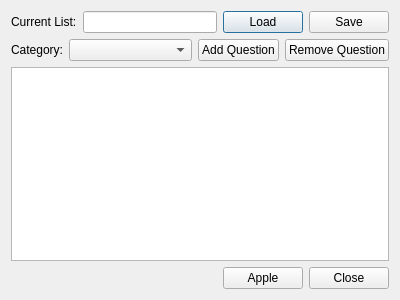
<?xml version="1.0" encoding="UTF-8"?>
<ui version="4.0">
 <class>ChallengeQuestionManagerDialog</class>
 <widget class="QDialog" name="ChallengeQuestionManagerDialog">
  <property name="geometry">
   <rect>
    <x>0</x>
    <y>0</y>
    <width>400</width>
    <height>300</height>
   </rect>
  </property>
  <property name="sizePolicy">
   <sizepolicy hsizetype="Expanding" vsizetype="Expanding">
    <horstretch>0</horstretch>
    <verstretch>0</verstretch>
   </sizepolicy>
  </property>
  <property name="windowTitle">
   <string>Dialog</string>
  </property>
  <layout class="QGridLayout" name="gridLayout">
   <item row="0" column="0">
    <layout class="QHBoxLayout" name="horizontalLayout">
     <item>
      <widget class="QLabel" name="label_2">
       <property name="text">
        <string>Current List:</string>
       </property>
      </widget>
     </item>
     <item>
      <widget class="QLineEdit" name="lineEditQuestionList"/>
     </item>
     <item>
      <widget class="QPushButton" name="buttonLoad">
       <property name="sizePolicy">
        <sizepolicy hsizetype="Minimum" vsizetype="Fixed">
         <horstretch>0</horstretch>
         <verstretch>0</verstretch>
        </sizepolicy>
       </property>
       <property name="text">
        <string>Load</string>
       </property>
      </widget>
     </item>
     <item>
      <widget class="QPushButton" name="buttonSave">
       <property name="sizePolicy">
        <sizepolicy hsizetype="Minimum" vsizetype="Fixed">
         <horstretch>0</horstretch>
         <verstretch>0</verstretch>
        </sizepolicy>
       </property>
       <property name="text">
        <string>Save</string>
       </property>
      </widget>
     </item>
    </layout>
   </item>
   <item row="1" column="0">
    <layout class="QHBoxLayout" name="horizontalLayout_2">
     <item>
      <widget class="QLabel" name="label">
       <property name="text">
        <string>Category:</string>
       </property>
      </widget>
     </item>
     <item>
      <widget class="QComboBox" name="comboBoxCategory">
       <property name="sizePolicy">
        <sizepolicy hsizetype="Expanding" vsizetype="Fixed">
         <horstretch>0</horstretch>
         <verstretch>0</verstretch>
        </sizepolicy>
       </property>
      </widget>
     </item>
     <item>
      <widget class="QPushButton" name="buttonAddQuestion">
       <property name="text">
        <string>Add Question</string>
       </property>
      </widget>
     </item>
     <item>
      <widget class="QPushButton" name="buttonRemoveQuestion">
       <property name="text">
        <string>Remove Question</string>
       </property>
      </widget>
     </item>
    </layout>
   </item>
   <item row="2" column="0">
    <widget class="QListWidget" name="listWidgetQuestion"/>
   </item>
   <item row="3" column="0">
    <layout class="QHBoxLayout" name="horizontalLayout_3">
     <item>
      <spacer name="horizontalSpacer">
       <property name="orientation">
        <enum>Qt::Horizontal</enum>
       </property>
       <property name="sizeHint" stdset="0">
        <size>
         <width>40</width>
         <height>20</height>
        </size>
       </property>
      </spacer>
     </item>
     <item>
      <widget class="QPushButton" name="buttonApply">
       <property name="text">
        <string>Apple</string>
       </property>
      </widget>
     </item>
     <item>
      <widget class="QPushButton" name="buttonClose">
       <property name="text">
        <string>Close</string>
       </property>
      </widget>
     </item>
    </layout>
   </item>
  </layout>
 </widget>
 <resources/>
 <connections/>
</ui>
